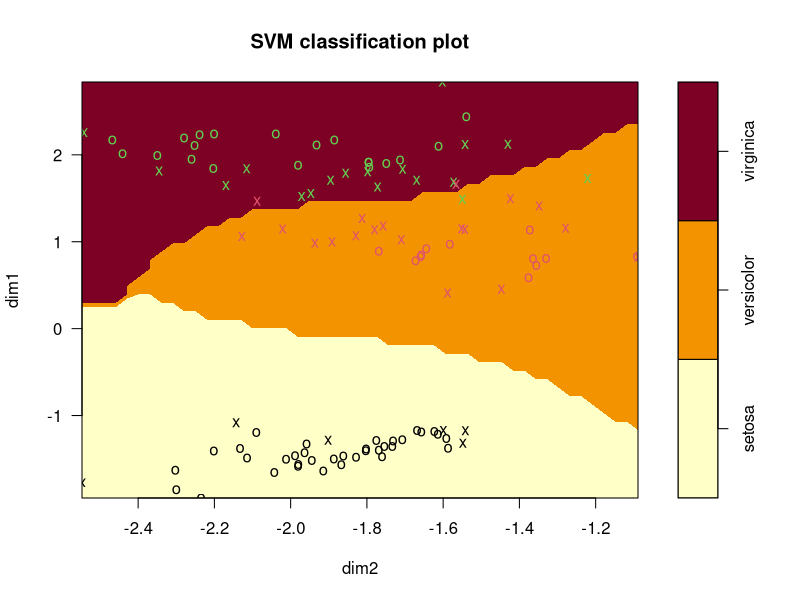
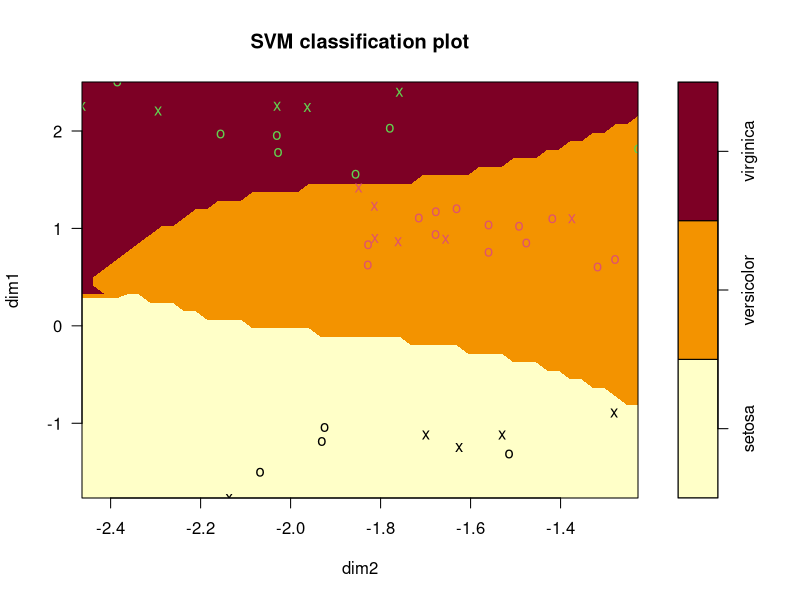

Here is the R script that generated these plots, in order:
## ---- chunk 1
#Library imports for dataset, SVM and math math functions like inverse and eigen computation
library(datasets) 
library(e1071)
library(MASS)
## ---- chunk 2
# MEAN VECTOR CALCULATION

meanmatrix <- function(myData){
  myDataMatrix = data.matrix(myData)
  avg_mat= matrix(0,3,4)
  for (entry in 1:150){
    x <- matrix(0,1,4)
    x <- (avg_mat[c(myDataMatrix[entry,5]),]) + (myDataMatrix[entry,1:4])
    avg_mat[c(myDataMatrix[entry,5]),] = x
  }
  Mean_matrix = avg_mat/50
}


 # Mean_matrix
overallmean <- function(iris){
  overall_mean = matrix(0,1,4)
  for (i in 1:4){
    overall_mean[i] = mean(iris[,i])
  }
  overall_mean
}

## ---- chunk 3
# SCATTER WITHIN CLASS
scatterwithin <- function(myData, avg_mat){
  myDataMatrix = data.matrix(myData)
  Scatter_W = matrix(0,4,4)
  for (row_n in 1:150){
    class_scat_mat = matrix(0,4,4)
    sub <-  myDataMatrix[row_n,1:4] - avg_mat[c(myDataMatrix[row_n,5]),]
    class_scat_mat <- class_scat_mat + (data.matrix(sub)) %*% t(data.matrix(sub))
    Scatter_W <- Scatter_W + class_scat_mat
  }
  cat("\n")
  print(Scatter_W)
  cat("\n")
  Scatter_W
}
## ---- chunk 4
# SCATTER BETWEEN CLASSES
scatterbetween <- function(Mean_matrix, overall_mean){
  Scatter_B = matrix(0,4,4)
  for (i in 1:3){
    sub = (Mean_matrix[i,]) - overall_mean
    sub
    Scatter_B = Scatter_B + 50*(t(sub) %*% (sub))
  }
  cat("\n")
  print(Scatter_B)
  cat("\n")
  Scatter_B
}  
## ---- chunk 5
# Calculating eigen values
eigencalc <- function(Scatter_W, Scatter_B){
  eg <- eigen(solve(data.matrix(Scatter_W))%*% data.matrix(Scatter_B))
  eg
}
## ---- chunk 6
# Dimmension Reduction and Transformation
dimmensionred <- function(eg, myData){
  W_mat = array(c(t(eg$vectors[,1]),t(eg$vectors[,2])), dim = c(4,2))
  X_LDA = data.matrix(myData[,1:4]) %*% W_mat
  X_LDA
}


fld <- function(myData){
  data(iris)
  mean_Matrix = meanmatrix(myData)     # Mean of each feature of the dataset based on label
  overallMean <- overallmean(iris)  # Overall mean of each feature
  scatterW <- scatterwithin(myData,mean_Matrix) # Scatter within the classes
  scatterB <- scatterbetween(mean_Matrix, overallMean) # Scatter between classes
  eigens <- eigencalc(scatterW, scatterB) # Eigenvectors and corresponding values to get linear discriminants
  cat("\nVariance for each eigenvalue :\n")
  cat("Dim 1:",100 * eigens$values[1]/ sum(eigens$values), "%\n")
  cat("Dim 2:",max(100 * eigens$values[2]/ sum(eigens$values)), "%\n")
  cat("Dim 3:",max(100 * eigens$values[3]/ sum(eigens$values)), "%\n")
  cat("Dim 4:",max(0,100 * eigens$values[4]/ sum(eigens$values)), "%\n")
  newFeatures <- dimmensionred(eigens, myData)  # Choosing new feature subspace
  }
## ---- chunk 7

#Importing dataset
data(iris)
cat("\nSummary of original dataset\n")
summary(iris)
myData <- data.frame(iris)

transformedDataset <- fld(myData)

species <- data.frame(iris[,5])
total <- cbind(transformedDataset,species)
names(total)[1] <- "dim1"
names(total)[2] <- "dim2"
names(total)[3] <- "Species"

cat("\nSummary of transformed dataset\n")
summary(total)

trainIndices <- sample(150,110) 
trainSet <- total[trainIndices,] #Training set with 110 entries
testSet <-total[-trainIndices,]  #Testing set with 40 entries

## ---- chunk 8

# TRAINING THE DATA USING SVM
Iris_svm <- svm(formula = Species~. , data = trainSet, type = "C-classification")
trainPrediction <- predict(Iris_svm, trainSet)
trainPredTable <- table(trainSet$Species, trainPrediction)
cat("\nConfusion Matrix on Training Set\n\n")
trainPredTable
plot(Iris_svm,trainSet)

cat("\nTraining accuracy is : ", 100*(trainPredTable[1,1]+trainPredTable[2,2]+trainPredTable[3,3])/sum(trainPredTable),"%")

#summary(Iris_svm)

## ---- chunk 9
# TESTING THE DATA USING SVM

testPrediction <- predict(Iris_svm, testSet)
testPredTable <- table(testSet$Species, testPrediction)
cat("\nConfusion Matrix on Test Set\n\n")
testPredTable
cat("\nTesting accuracy is : ",100* (testPredTable[1,1]+testPredTable[2,2]+testPredTable[3,3])/sum(testPredTable),"%")

plot(Iris_svm, testSet)


